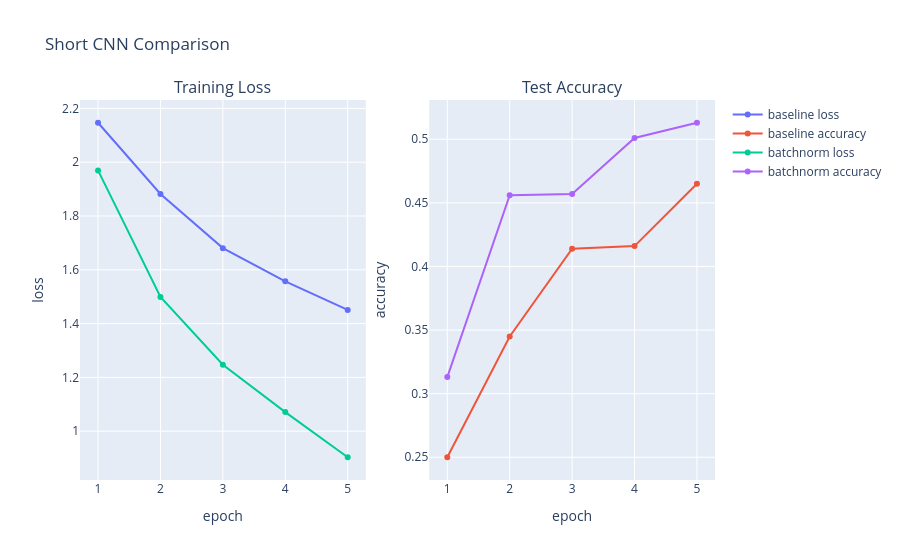

Source (notebook cell):
### Markdown cell above
The two networks we compare are:
- `BaselineCNN` uses strided convolutions for downsampling and does not use any normalization.
- `BatchNormCNN` uses the same architecture but with batch normalization layers after each convolutional layer.

We tuned the hyperparameters individually for each model to give them a good chance to perform well.

The training run is intentionally short so that it also works on CPU. If CUDA is available, it is used automatically.

### Code cell
models, histories = train.train_short_comparison(
    epochs=5,
    batch_size=128,
    max_train_samples=4000,
    max_test_samples=1000,
)

visual.show_training_comparison(histories)

### Figure 1 — Plotly figure (JSON) as saved in the notebook; plotly's stock layout.template omitted (floating-point values rounded to 4 significant figures)
{"data": [{"mode": "lines+markers", "name": "baseline loss", "type": "scatter", "x": [1, 2, 3, 4, 5], "xaxis": "x", "y": [2.147, 1.882, 1.681, 1.557, 1.451], "yaxis": "y"}, {"mode": "lines+markers", "name": "baseline accuracy", "type": "scatter", "x": [1, 2, 3, 4, 5], "xaxis": "x2", "y": [0.25, 0.345, 0.414, 0.416, 0.465], "yaxis": "y2"}, {"mode": "lines+markers", "name": "batchnorm loss", "type": "scatter", "x": [1, 2, 3, 4, 5], "xaxis": "x", "y": [1.969, 1.499, 1.247, 1.071, 0.9032], "yaxis": "y"}, {"mode": "lines+markers", "name": "batchnorm accuracy", "type": "scatter", "x": [1, 2, 3, 4, 5], "xaxis": "x2", "y": [0.313, 0.456, 0.457, 0.501, 0.513], "yaxis": "y2"}], "layout": {"annotations": [{"font": {"size": 16}, "showarrow": false, "text": "Training Loss", "x": 0.225, "xanchor": "center", "xref": "paper", "y": 1, "yanchor": "bottom", "yref": "paper"}, {"font": {"size": 16}, "showarrow": false, "text": "Test Accuracy", "x": 0.775, "xanchor": "center", "xref": "paper", "y": 1, "yanchor": "bottom", "yref": "paper"}], "title": {"text": "Short CNN Comparison"}, "xaxis": {"anchor": "y", "domain": [0, 0.45], "title": {"text": "epoch"}}, "xaxis2": {"anchor": "y2", "domain": [0.55, 1], "title": {"text": "epoch"}}, "yaxis": {"anchor": "x", "domain": [0, 1], "title": {"text": "loss"}}, "yaxis2": {"anchor": "x2", "domain": [0, 1], "title": {"text": "accuracy"}}}}
